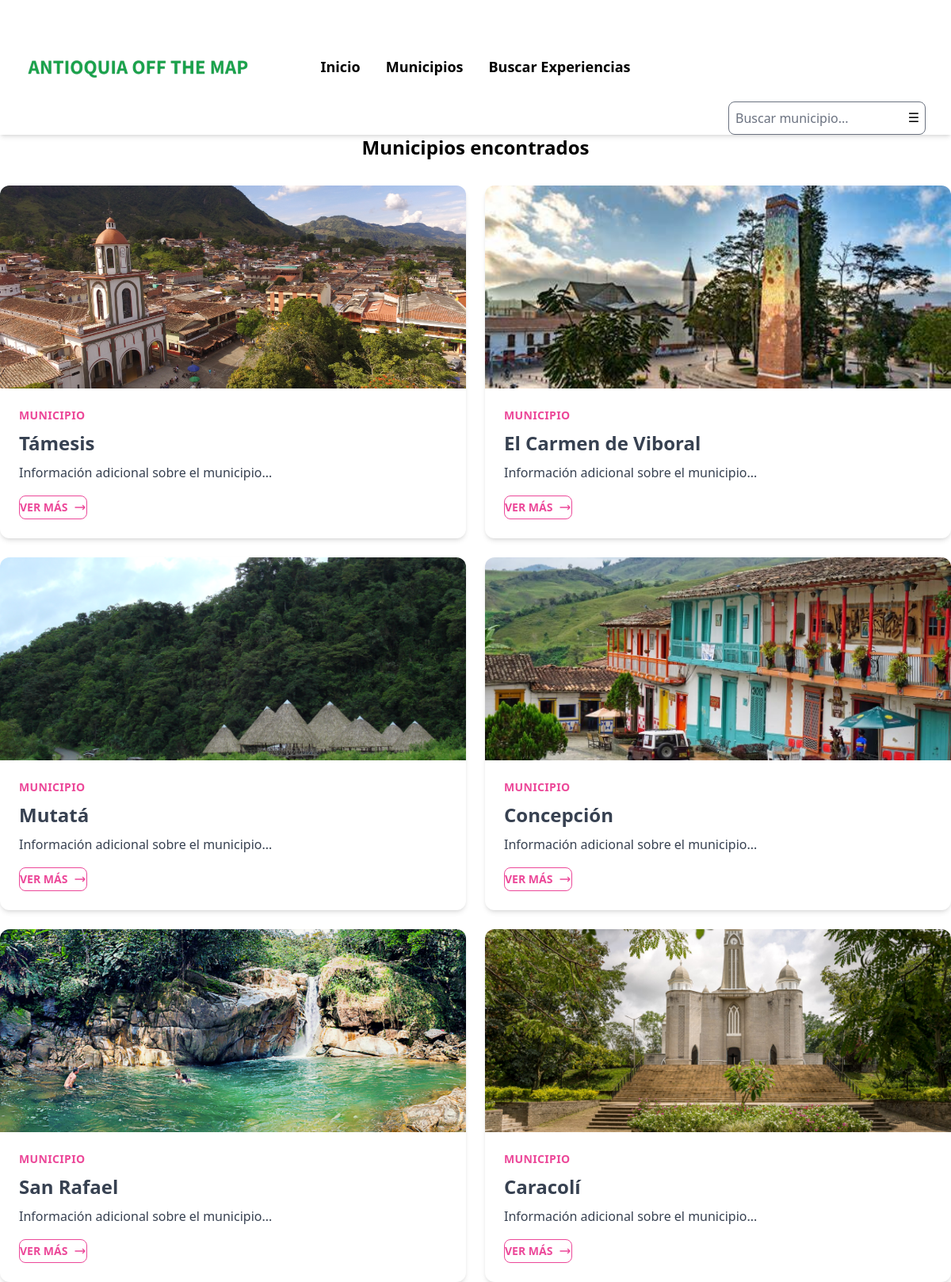
The app's page /search/ with its own data.
### destination/models.py (models this page shows, shortened)
class Municipality(models.Model):
    LOCATION_CHOICES = [
        ('Valle de Aburrá', 'Valle de Aburrá'),
        ('Oriente Antioqueño', 'Oriente Antioqueño'),
        ('Suroeste Antioqueño', 'Suroeste Antioqueño'),
        ('Occidente Antioqueño', 'Occidente Antioqueño'),
        ('Nordeste Antioqueño', 'Nordeste Antioqueño'),
        ('Norte Antioqueño', 'Norte Antioqueño'),
        ('Magdalena Medio Antioqueño', 'Magdalena Medio Antioqueño'),
        ('Bajo Cauca Antioqueño', 'Bajo Cauca Antioqueño'),
        ('Urabá Antioqueño', 'Urabá Antioqueño'),
    ]
    name = models.CharField(max_length=100, unique=True)
    description = models.TextField()
    categories = models.ManyToManyField(Category, related_name="municipalities")
    location = models.CharField(max_length=50, choices=LOCATION_CHOICES)
    image = models.ImageField(upload_to='destination/municipalities/', null=True, blank=True)

### destination/views.py (the view)
# urls.py: path('search/', views.search_municipalities, name='search_municipalities'),
def search_municipalities(request):
    query = request.GET.get("q", "").strip()
    selected_location = request.GET.get("location", "").strip()
    selected_categories = request.GET.get("categories", "")
    selected_categories = [int(c) for c in selected_categories.split(",") if c.isdigit()] if selected_categories else []
    municipalities = Municipality.objects.all()
    if query:
        municipalities = municipalities.filter(name__icontains=query)
    if selected_location:
        municipalities = municipalities.filter(location=selected_location)
    if selected_categories:
        municipalities = municipalities.filter(categories__id__in=selected_categories).distinct()
    if request.headers.get('X-Requested-With') == 'XMLHttpRequest':
        municipalities = municipalities.values("id", "name")  # Only return necessary fields
        return JsonResponse(list(municipalities), safe=False)
    if municipalities.count() == 1:
        return redirect('municipality_detail', municipality_id=municipalities.first().id)
    return render(request, 'municipality_list.html', {'municipalities': municipalities})

### destination/context_processors.py (called while the page is built)
def common_data(request):
    categories = Category.objects.all()
    locations = Municipality.objects.values_list('location', flat=True).distinct()
    return {
        'categories': categories,
        'locations': locations,
    }

### destination/templates/municipality_list.html
{% extends 'base.html' %}
{% block content %}
  <h2 class="mb-8 text-center text-2xl font-bold">Municipios encontrados</h2>
  {% if municipalities %}
    <div class="grid grid-cols-1 md:grid-cols-2 gap-6 mt-8">
      {% for municipality in municipalities %}
        <div class="relative flex flex-col rounded-xl bg-white bg-clip-border text-gray-700 shadow-md">
          <div class="relative overflow-hidden rounded-t-xl bg-white bg-clip-border text-gray-700">
            <img src="{{ municipality.image.url }}" alt="{{ municipality.name }}" class="h-64 w-full object-cover" />
          </div>
          <div class="p-6 flex flex-col justify-between">
            <div>
              <h6 class="mb-2 block font-sans text-sm font-semibold uppercase tracking-wide text-pink-500 antialiased">
                Municipio
              </h6>
              <h4 class="mb-2 block font-sans text-2xl font-semibold leading-snug tracking-normal text-blue-gray-900 antialiased">
                <a href="{% url 'municipality_detail' municipality.id %}" class="hover:text-pink-500 transition-colors">{{ municipality.name }}</a>
              </h4>
              <p class="mb-4 block font-sans text-base font-normal leading-relaxed text-gray-700 antialiased">
                Información adicional sobre el municipio...
              </p>
            </div>
            <a class="inline-block" href="{% url 'municipality_detail' municipality.id %}">
              <button class="flex items-center gap-2 rounded-lg py-1 px-100 text-center text-sm font-bold uppercase text-pink-500 border border-pink-500 transition-all hover:bg-pink-500 hover:text-white active:bg-pink-700" type="button">
                Ver más
                <svg xmlns="http://www.w3.org/2000/svg" fill="none" viewBox="0 0 24 24" stroke-width="2" stroke="currentColor" aria-hidden="true" class="h-4 w-4">
                  <path stroke-linecap="round" stroke-linejoin="round" d="M17.25 8.25L21 12m0 0l-3.75 3.75M21 12H3"></path>
                </svg>
              </button>
            </a>
          </div>
        </div>
      {% endfor %}
    </div>
  {% else %}
    <p class="text-center text-gray-500">No municipalities found with these filters.</p>
  {% endif %}
{% endblock %}

### records on screen
Municipality: image (picture), name "Támesis"
Municipality: image (picture), name "El Carmen de Viboral"
Municipality: image (picture), name "Mutatá"
Municipality: image (picture), name "Concepción"
Municipality: image (picture), name "San Rafael"
Municipality: image (picture), name "Caracolí"
